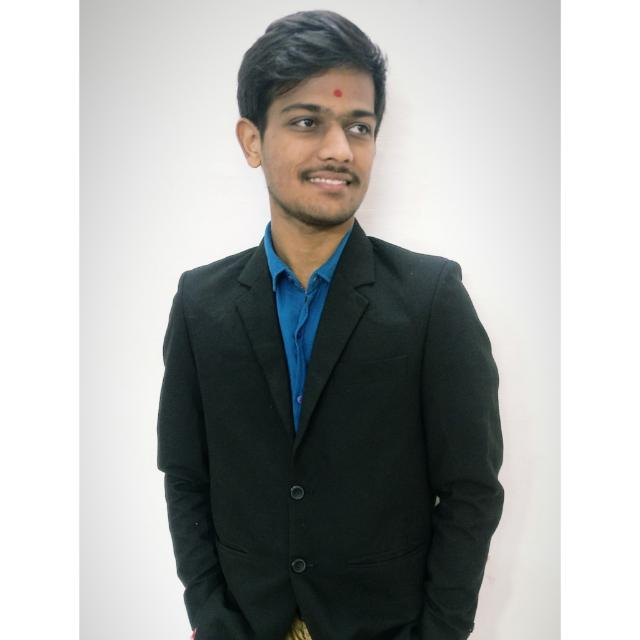
#> input picture resources/1.jpg, 640 x 640 px
$ python 01-basic.py
#> lines starting #> are read from the running program, lines starting #| are printed output that depends on the picture
import cv2 as cv
import imutils
from matplotlib import pyplot as plt


if __name__ == '__main__':
    img = cv.imread("../resources/1.jpg")
#> img is the input picture: shape (640, 640, 3); mean B, G, R 167.9, 169.3, 167.4

    img = imutils.resize(img, width=480)
#> img: shape (480, 480, 3)

    lower1 = cv.pyrDown(img)
    lower2 = cv.pyrDown(lower1)
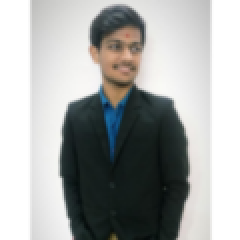
#> lower2: shape (120, 120, 3) (shown 2 times larger); mean B, G, R 168.1, 169.5, 167.6
    lower3 = cv.pyrDown(lower1)

    upper1 = cv.pyrUp(lower3)
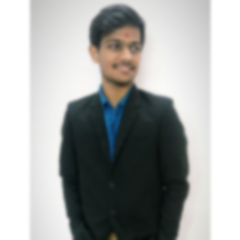
#> upper1: shape (240, 240, 3); mean B, G, R 168, 169.4, 167.5
    upper2 = cv.pyrUp(upper1)
    upper3 = cv.pyrUp(upper2)

    images = [lower1, lower2, lower3,
              upper1, upper2, upper3]

    titles = ["lower1", "lower2", "lower3",
              "upper1", "upper2", "upper3"]

    for x in range(len(images)):
        if x < 3:
            cv.imwrite('lower' + str(x) + '.jpg', images[x])
        else:
            cv.imwrite('upper' + str(x) + '.jpg', images[x])
        images[x] = cv.cvtColor(images[x], cv.COLOR_BGR2RGB)
        plt.subplot(2, 3, x + 1), plt.imshow(images[x], 'gray')
        plt.title(titles[x])
#> this loop made 6 passes
#> after the loop, images = 6 items

    plt.show()
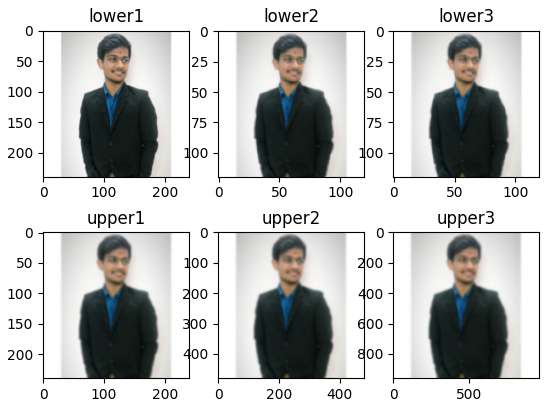
#> figure drawn by matplotlib, 6 panels

    # for x in range(len(images)):
    #     cv.imshow(str(x), images[x])
    # cv.waitKey()

$ run again, with resources/2.jpg copied over resources/1.jpg
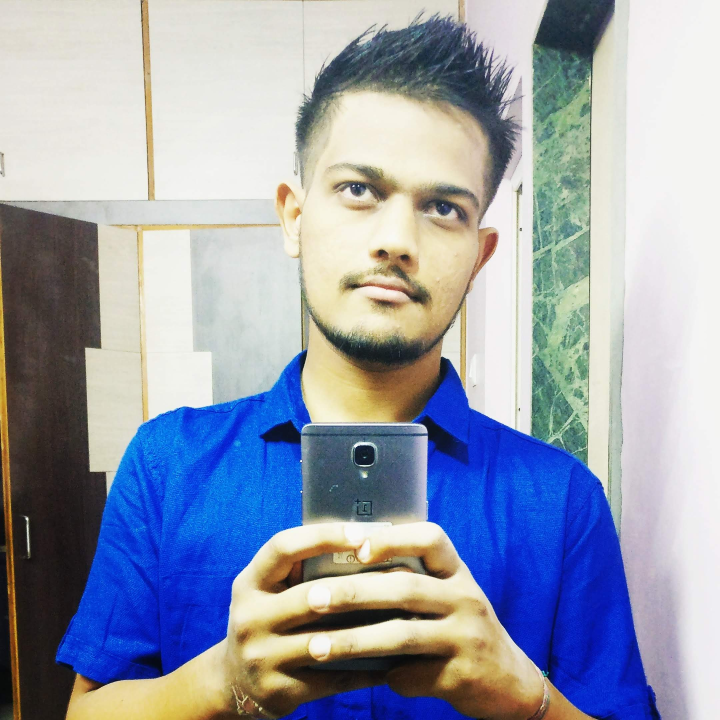
#> input picture resources/2.jpg, 2160 x 2160 px (shown at 1/3 size)
#> img is the input picture: shape (2160, 2160, 3); mean B, G, R 173.4, 157.8, 151.2
#> img: shape (480, 480, 3)
#> `lower2 = cv.pyrDown(lower1)`:
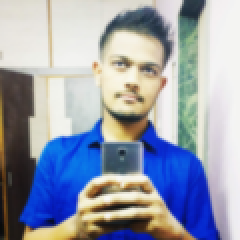
#> lower2: shape (120, 120, 3) (shown 2 times larger); mean B, G, R 173.3, 157.8, 151.2
#> `upper3 = cv.pyrUp(upper2)`:
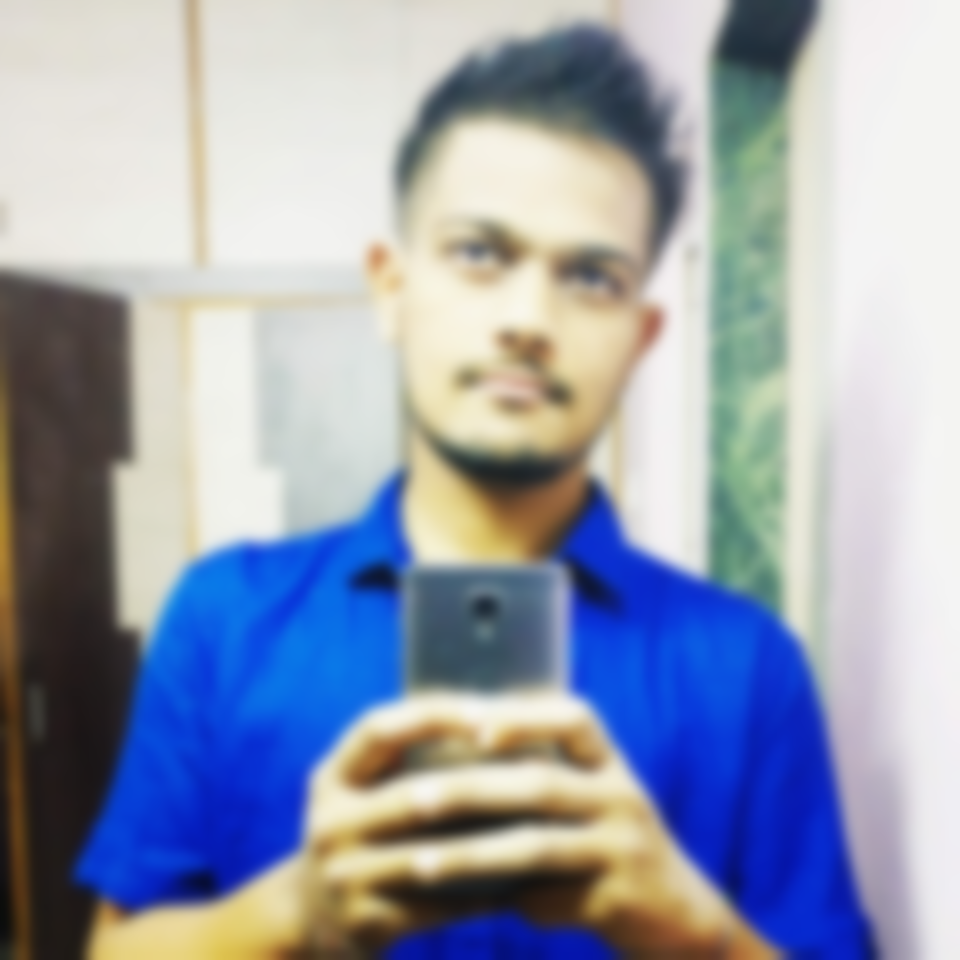
#> upper3: shape (960, 960, 3); mean B, G, R 173.7, 158, 151.4
#> the loop `for x in range(len(images)):` made 6 passes
#> after the loop `for x in range(len(images)):`: images = 6 items

$ run again, with resources/4.jpg copied over resources/1.jpg
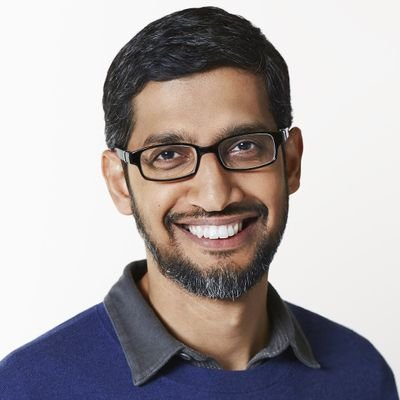
#> input picture resources/4.jpg, 400 x 400 px
#> img is the input picture: shape (400, 400, 3); mean B, G, R 164.6, 163.7, 170.4
#> img: shape (480, 480, 3)
#> `lower2 = cv.pyrDown(lower1)`:
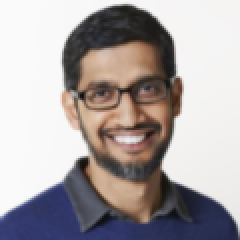
#> lower2: shape (120, 120, 3) (shown 2 times larger); mean B, G, R 165, 164.2, 170.9
#> `upper1 = cv.pyrUp(lower3)`:
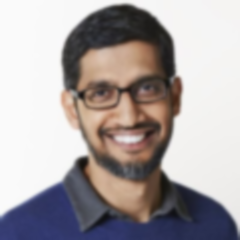
#> upper1: shape (240, 240, 3); mean B, G, R 164.7, 163.9, 170.6
#> the loop `for x in range(len(images)):` made 6 passes
#> after the loop `for x in range(len(images)):`: images = 6 items

$ run again, with resources/6.jpg copied over resources/1.jpg
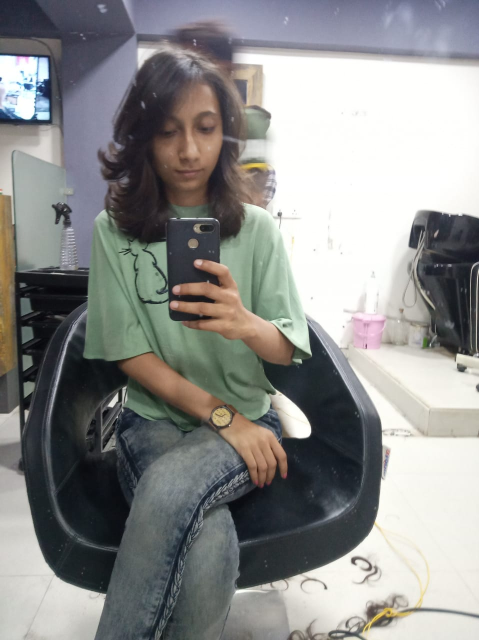
#> input picture resources/6.jpg, 958 x 1280 px (shown at 1/2 size)
#> img is the input picture: shape (1280, 958, 3); mean B, G, R 139.8, 141.1, 140.5
#> img: shape (641, 480, 3)
#> `lower2 = cv.pyrDown(lower1)`:
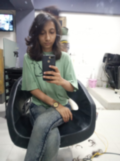
#> lower2: shape (161, 120, 3); mean B, G, R 139.6, 140.9, 140.4
#> `upper1 = cv.pyrUp(lower3)`:
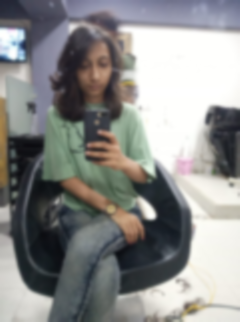
#> upper1: shape (322, 240, 3); mean B, G, R 139.8, 141.1, 140.6
#> the loop `for x in range(len(images)):` made 6 passes
#> after the loop `for x in range(len(images)):`: images = 6 items
